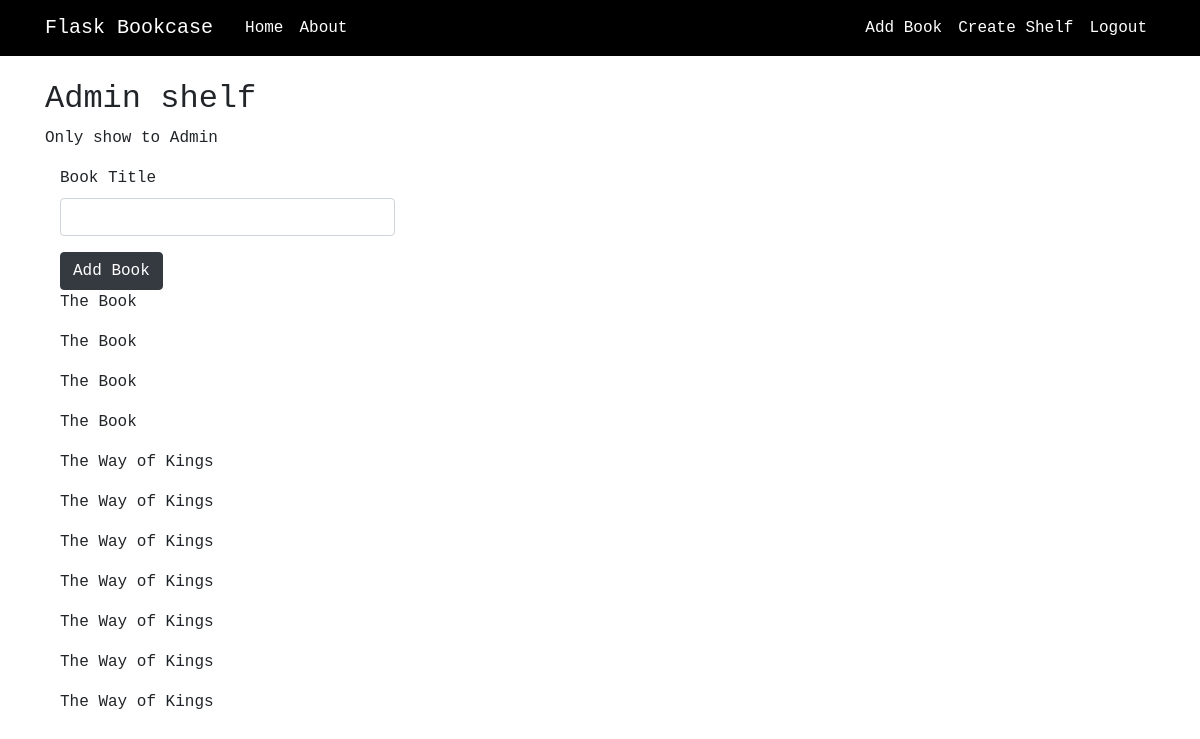
Screenshot of /shelf/1 (signed in) with the database file from the repository.
### bookcrud/models.py (models this page shows, shortened)
class Shelf(db.Model):
    id = db.Column(db.Integer, primary_key=True)
    name = db.Column(db.String(), unique=False, nullable=False)
    description = db.Column(db.String(), unique=False, nullable=False)
    user_id = db.Column(db.Integer, db.ForeignKey("user.id"), unique=False, nullable=False)

class Book(db.Model):
    __searchable__ = ['title']
    id = db.Column(db.Integer, primary_key=True)
    title = db.Column(db.String(), unique=False, nullable=False)
    author = db.Column(db.String(), unique=False, nullable=False)
    isbn = db.Column(db.String(), unique=True, nullable=False)
    pub_year = db.Column(db.String(), unique=False, nullable=True)
    original_lang = db.Column(db.String(), unique=False, nullable=True)

### bookcrud/routes.py (the view, shortened to what this page needs)
@app.route("/shelf/<int:shelf_id>", methods=["GET", "POST"])
def shelf(shelf_id):
    shelf = Shelf.query.get_or_404(shelf_id)
    if shelf.user_id != current_user.id:
        abort(403)
    form = ShelfAddForm()
    books_on_shelf = BooksOnShelf.query.all()
    shelved_books = []
    for book in books_on_shelf:
        if book.shelf_id == shelf.id:
            found_books = Book.query.all()
            for found_book in found_books:
                if found_book.id == book.book_id:
                    shelved_books.append(found_book.title)
    return render_template('shelf.html', title=shelf.name, shelf=shelf, shelved_books = shelved_books, books_on_shelf = books_on_shelf, form = form)

### bookcrud/forms.py
class ShelfAddForm(FlaskForm):
    book = StringField('Book Title', validators=[DataRequired()])
    submit = SubmitField('Add Book')

### bookcrud/models.py (called while the page is built)
@login_manager.user_loader
def load_user(user_id):
    return User.query.get(int(user_id))

### bookcrud/templates/shelf.html (shortened to what this page needs)
{% extends "layout.html" %}
{% block content %}
    <h2>{{ shelf.name }}</h2>
    <p>{{ shelf.description }}</p>
    <div>
        <div class="col-6">
        <form method="POST" action="">
            <fieldset class="form-group">
                <div class="form-group">
                {{ form.book.label }}
                {% if form.book.errors %}
                    {{ form.book(class="is_invalid") }}
                        {% for error in form.book.errors %}
                            <span class="form-text text-danger">{{ error }}</span>
                        {% endfor %}
                {% else %}
                    {{ form.book(class="form-control") }}
                {% endif %}
            </div>
            <div>
                {{ form.submit(class="btn btn-dark") }}
            </div>
        </form>
        {% for book in shelved_books %}
            <p>{{ book }}</p>
        {% endfor %}
    </div>
{% endblock content %}

### bookcrud/static/main.css (style rules this page uses)
body { font-family: "Roboto Mono", monospace !important; margin-top: 5rem; }

### rows the page displays
Shelf: name "Admin shelf", description "Only show to Admin"
Book: title "The Book"
Book: title "The Way of Kings"
